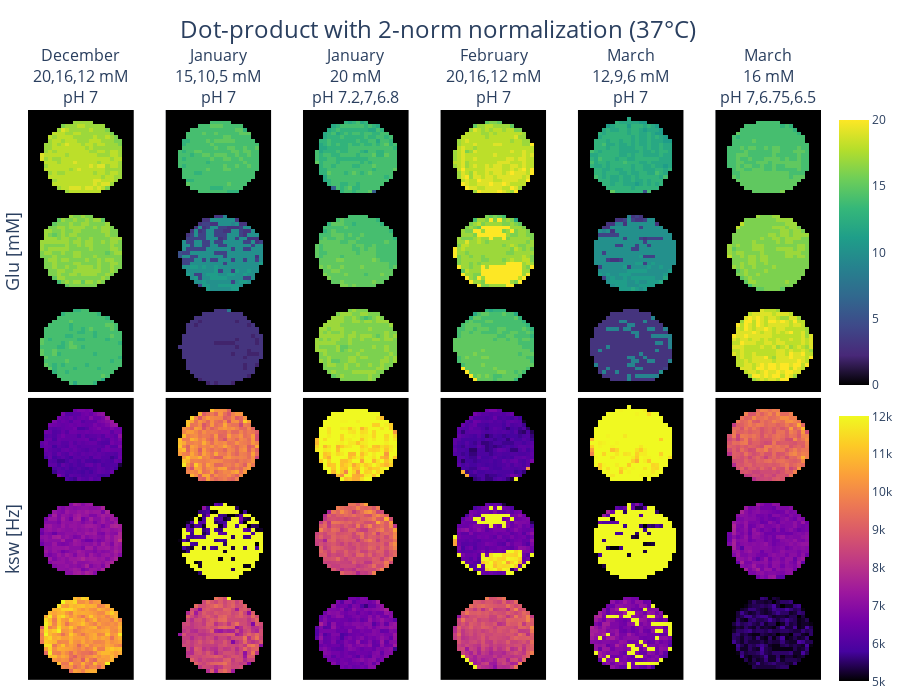

Notebook source saved alongside this figure:
### Code cell
import plotly
import plotly.graph_objs as go
from plotly.subplots import make_subplots
import plotly.io as pio
from my_funcs.new_plot_functions import vial_locator
import matplotlib.pyplot as plt

# Create custom Viridis colormap with black for 0 values
custom_viridis = np.array(plotly.colors.sequential.Viridis)
custom_viridis[0] = '#000000'  # Set black for 0 values

# Create custom Plasma colormap with black for 0 values
custom_plasma = np.array(plotly.colors.sequential.Plasma)
custom_plasma[0] = '#000000'  # Set black for 0 values

# Create custom Plasma colormap with black for 0 values
custom_plotly3 = np.array(plotly.colors.sequential.Plotly3)
custom_plotly3[0] = '#000000'  # Set black for 0 values

# Create subplots with 1 row and 3 columns, increased horizontal spacing
fig = make_subplots(rows=2, cols=6, horizontal_spacing=0.04, vertical_spacing=0.01,
                    subplot_titles=(
                    'December<br>20,16,12 mM<br>pH 7',
                    'January<br>15,10,5 mM<br>pH 7',
                    'January<br>20 mM<br>pH 7.2,7,6.8',
                    'February<br>20,16,12 mM<br>pH 7',
                    'March<br>12,9,6 mM<br>pH 7',
                    'March<br>16 mM<br>pH 7,6.75,6.5'))
fp_prtcl_name = '107a'

for subject_i, subject_dict in enumerate(subject_dicts):
    s = 26
    fs_flat = np.zeros([3*s, s])
    ksw_flat = np.zeros([3*s, s])
    phantom_choice = subject_i+1
    print(f'################################# start of subject {phantom_choice} #################################')
    glu_phantom_fn = os.path.join(general_fn, 'scans', subject_dict['scan_name'],
                              subject_dict['sub_name'])

    # mask
    _, _, bruker_dataset_mask = bruker_dataset_creator(glu_phantom_fn, txt_file_name, '107a')  # always takes mask from 107a
    vial_rois, full_mask, bg_mask = mask_roi_finder(bruker_dataset_mask)
    
    subject_dict['vial_rois'] = vial_rois
    subject_dict['full_mask'] = full_mask
    subject_dict['bg_mask'] = bg_mask
    subject_dict['dict_ranges'] = dict_ranges
    
    # plot
    full_mask = subject_dict['full_mask']
    vial_rois = subject_dict['vial_rois']
    tag = subject_dict['tags']
    tag_x_loc = subject_dict['tag_x_locs']
    tag_y_loc = subject_dict['tag_y_locs']
    date = subject_dict['month']
    save_name = subject_dict['save_name']
    temp = subject_dict['temp']
    conc_l = subject_dict['concs']
    ph_l = subject_dict['phs']
    f_lims = subject_dict['dict_ranges']['fs_0']
    k_lims = subject_dict['dict_ranges']['ksw_0']
    tag_id = [tag.index('a'), tag.index('b'), tag.index('c')]

    roi_masks, vial_loc = vial_locator(full_mask, vial_rois)
    
    quant_maps_fn = os.path.join('images', save_name, f'subject_{phantom_choice}', 'quant_maps.mat')
    quant_maps = sio.loadmat(quant_maps_fn)
    fs_array = quant_maps['fs'] * 110e3 / 3
    ksw_array = quant_maps['ksw']
    
    # Loop over masks
    for n, tag_i in enumerate(tag_id):
        mask = roi_masks[tag_i]
        # Calculate placement
        x_loc = int(np.round(vial_loc[tag_i, 1]))
        y_loc = int(np.round(vial_loc[tag_i, 0]))        
        masked_fs = fs_array*mask
        masked_ksw = ksw_array*mask
        
        fs_flat[s*n:s*(n+1), 0:s] = masked_fs[int(y_loc-(s/2)):int(y_loc+(s/2)), int(x_loc-(s/2)):int(x_loc+(s/2))]
        ksw_flat[s*n:s*(n+1), 0:s] = masked_ksw[int(y_loc-(s/2)):int(y_loc+(s/2)), int(x_loc-(s/2)):int(x_loc+(s/2))]
        
    # Add heatmaps for the three arrays
    heatmap_fs = go.Heatmap(z=fs_flat, colorscale=custom_viridis, coloraxis='coloraxis1')
    heatmap_ksw = go.Heatmap(z=ksw_flat, colorscale=custom_plasma, coloraxis='coloraxis2')
    fig.add_trace(heatmap_fs, row=1, col=phantom_choice)
    fig.add_trace(heatmap_ksw, row=2, col=phantom_choice)
    
    # Add individual titles and separate colorbars
    fig.update_xaxes(row=1, col=phantom_choice, showgrid=False, showticklabels=False)
    fig.update_xaxes(row=2, col=phantom_choice, showgrid=False, showticklabels=False)
    fig.update_yaxes(row=1, col=phantom_choice, showgrid=False, showticklabels=False, autorange='reversed')
    fig.update_yaxes(row=2, col=phantom_choice, showgrid=False, showticklabels=False, autorange='reversed')

fig.update_layout(
    template='plotly_white',  # Set the theme to plotly dark
    title_text=f"Dot-product with 2-norm normalization (37°C)",
    title_font=dict(size=24),
    showlegend=False,  # Hide legend
    height=700,
    width=900,  # Set a width based on your preference
    margin=dict(l=10, r=0, t=110, b=20),  # Adjust top and bottom margins
    title=dict(x=0.2, y=0.97),  # Adjust the title position
)

fig.update_yaxes(title_text="Glu [mM]", title_font=dict(size=18), row=1, col=1)
fig.update_yaxes(title_text="ksw [Hz]", title_font=dict(size=18), row=2, col=1)

# Manually add separate colorbars
f_const = 3 / 110000
colorbar_fs = {'colorscale': custom_viridis, 'cmin': 0, 'cmax': 20}
colorbar_ksw = {'colorscale': custom_plasma, 'cmin': k_lims[0], 'cmax': k_lims[1]}

fig.update_layout(
    coloraxis1=colorbar_fs,
    coloraxis2=colorbar_ksw,
    coloraxis_colorbar=dict(x=1.01, y=0.75, len=0.5),
    coloraxis2_colorbar=dict(x=1.01, y=0.23, len=0.5)
    )

# Show the plot
fig.show()

pio.write_image(fig, f'images/{save_name}/summary.jpeg')

### Figure 1 — Plotly figure (JSON) as saved in the notebook; plotly's stock layout.template omitted (floating-point values rounded to 4 significant figures; data arrays with more than 128 entries replaced by an {"elided": "..."} marker saying what was removed)
{"data": [{"coloraxis": "coloraxis", "colorscale": [[0.0, "#000000"], [0.1111, "#482878"], [0.2222, "#3e4989"], [0.3333, "#31688e"], [0.4444, "#26828e"], [0.5556, "#1f9e89"], [0.6667, "#35b779"], [0.7778, "#6ece58"], [0.8889, "#b5de2b"], [1.0, "#fde725"]], "type": "heatmap", "xaxis": "x", "yaxis": "y", "z": {"elided": "78x26 float values"}}, {"coloraxis": "coloraxis2", "colorscale": [[0.0, "#000000"], [0.1111, "#46039f"], [0.2222, "#7201a8"], [0.3333, "#9c179e"], [0.4444, "#bd3786"], [0.5556, "#d8576b"], [0.6667, "#ed7953"], [0.7778, "#fb9f3a"], [0.8889, "#fdca26"], [1.0, "#f0f921"]], "type": "heatmap", "xaxis": "x7", "yaxis": "y7", "z": {"elided": "78x26 float values"}}, {"coloraxis": "coloraxis", "colorscale": [[0.0, "#000000"], [0.1111, "#482878"], [0.2222, "#3e4989"], [0.3333, "#31688e"], [0.4444, "#26828e"], [0.5556, "#1f9e89"], [0.6667, "#35b779"], [0.7778, "#6ece58"], [0.8889, "#b5de2b"], [1.0, "#fde725"]], "type": "heatmap", "xaxis": "x2", "yaxis": "y2", "z": {"elided": "78x26 float values"}}, {"coloraxis": "coloraxis2", "colorscale": [[0.0, "#000000"], [0.1111, "#46039f"], [0.2222, "#7201a8"], [0.3333, "#9c179e"], [0.4444, "#bd3786"], [0.5556, "#d8576b"], [0.6667, "#ed7953"], [0.7778, "#fb9f3a"], [0.8889, "#fdca26"], [1.0, "#f0f921"]], "type": "heatmap", "xaxis": "x8", "yaxis": "y8", "z": {"elided": "78x26 float values"}}, {"coloraxis": "coloraxis", "colorscale": [[0.0, "#000000"], [0.1111, "#482878"], [0.2222, "#3e4989"], [0.3333, "#31688e"], [0.4444, "#26828e"], [0.5556, "#1f9e89"], [0.6667, "#35b779"], [0.7778, "#6ece58"], [0.8889, "#b5de2b"], [1.0, "#fde725"]], "type": "heatmap", "xaxis": "x3", "yaxis": "y3", "z": {"elided": "78x26 float values"}}, {"coloraxis": "coloraxis2", "colorscale": [[0.0, "#000000"], [0.1111, "#46039f"], [0.2222, "#7201a8"], [0.3333, "#9c179e"], [0.4444, "#bd3786"], [0.5556, "#d8576b"], [0.6667, "#ed7953"], [0.7778, "#fb9f3a"], [0.8889, "#fdca26"], [1.0, "#f0f921"]], "type": "heatmap", "xaxis": "x9", "yaxis": "y9", "z": {"elided": "78x26 float values"}}, {"coloraxis": "coloraxis", "colorscale": [[0.0, "#000000"], [0.1111, "#482878"], [0.2222, "#3e4989"], [0.3333, "#31688e"], [0.4444, "#26828e"], [0.5556, "#1f9e89"], [0.6667, "#35b779"], [0.7778, "#6ece58"], [0.8889, "#b5de2b"], [1.0, "#fde725"]], "type": "heatmap", "xaxis": "x4", "yaxis": "y4", "z": {"elided": "78x26 float values"}}, {"coloraxis": "coloraxis2", "colorscale": [[0.0, "#000000"], [0.1111, "#46039f"], [0.2222, "#7201a8"], [0.3333, "#9c179e"], [0.4444, "#bd3786"], [0.5556, "#d8576b"], [0.6667, "#ed7953"], [0.7778, "#fb9f3a"], [0.8889, "#fdca26"], [1.0, "#f0f921"]], "type": "heatmap", "xaxis": "x10", "yaxis": "y10", "z": {"elided": "78x26 float values"}}, {"coloraxis": "coloraxis", "colorscale": [[0.0, "#000000"], [0.1111, "#482878"], [0.2222, "#3e4989"], [0.3333, "#31688e"], [0.4444, "#26828e"], [0.5556, "#1f9e89"], [0.6667, "#35b779"], [0.7778, "#6ece58"], [0.8889, "#b5de2b"], [1.0, "#fde725"]], "type": "heatmap", "xaxis": "x5", "yaxis": "y5", "z": {"elided": "78x26 float values"}}, {"coloraxis": "coloraxis2", "colorscale": [[0.0, "#000000"], [0.1111, "#46039f"], [0.2222, "#7201a8"], [0.3333, "#9c179e"], [0.4444, "#bd3786"], [0.5556, "#d8576b"], [0.6667, "#ed7953"], [0.7778, "#fb9f3a"], [0.8889, "#fdca26"], [1.0, "#f0f921"]], "type": "heatmap", "xaxis": "x11", "yaxis": "y11", "z": {"elided": "78x26 float values"}}, {"coloraxis": "coloraxis", "colorscale": [[0.0, "#000000"], [0.1111, "#482878"], [0.2222, "#3e4989"], [0.3333, "#31688e"], [0.4444, "#26828e"], [0.5556, "#1f9e89"], [0.6667, "#35b779"], [0.7778, "#6ece58"], [0.8889, "#b5de2b"], [1.0, "#fde725"]], "type": "heatmap", "xaxis": "x6", "yaxis": "y6", "z": {"elided": "78x26 float values"}}, {"coloraxis": "coloraxis2", "colorscale": [[0.0, "#000000"], [0.1111, "#46039f"], [0.2222, "#7201a8"], [0.3333, "#9c179e"], [0.4444, "#bd3786"], [0.5556, "#d8576b"], [0.6667, "#ed7953"], [0.7778, "#fb9f3a"], [0.8889, "#fdca26"], [1.0, "#f0f921"]], "type": "heatmap", "xaxis": "x12", "yaxis": "y12", "z": {"elided": "78x26 float values"}}], "layout": {"annotations": [{"font": {"size": 16}, "showarrow": false, "text": "December<br>20,16,12 mM<br>pH 7", "x": 0.06667, "xanchor": "center", "xref": "paper", "y": 1.0, "yanchor": "bottom", "yref": "paper"}, {"font": {"size": 16}, "showarrow": false, "text": "January<br>15,10,5 mM<br>pH 7", "x": 0.24, "xanchor": "center", "xref": "paper", "y": 1.0, "yanchor": "bottom", "yref": "paper"}, {"font": {"size": 16}, "showarrow": false, "text": "January<br>20 mM<br>pH 7.2,7,6.8", "x": 0.4133, "xanchor": "center", "xref": "paper", "y": 1.0, "yanchor": "bottom", "yref": "paper"}, {"font": {"size": 16}, "showarrow": false, "text": "February<br>20,16,12 mM<br>pH 7", "x": 0.5867, "xanchor": "center", "xref": "paper", "y": 1.0, "yanchor": "bottom", "yref": "paper"}, {"font": {"size": 16}, "showarrow": false, "text": "March<br>12,9,6 mM<br>pH 7", "x": 0.76, "xanchor": "center", "xref": "paper", "y": 1.0, "yanchor": "bottom", "yref": "paper"}, {"font": {"size": 16}, "showarrow": false, "text": "March<br>16 mM<br>pH 7,6.75,6.5", "x": 0.9333, "xanchor": "center", "xref": "paper", "y": 1.0, "yanchor": "bottom", "yref": "paper"}], "coloraxis": {"cmax": 20, "cmin": 0, "colorbar": {"len": 0.5, "x": 1.01, "y": 0.75}, "colorscale": [[0.0, "#000000"], [0.1111, "#482878"], [0.2222, "#3e4989"], [0.3333, "#31688e"], [0.4444, "#26828e"], [0.5556, "#1f9e89"], [0.6667, "#35b779"], [0.7778, "#6ece58"], [0.8889, "#b5de2b"], [1.0, "#fde725"]]}, "coloraxis2": {"cmax": 12000, "cmin": 5000, "colorbar": {"len": 0.5, "x": 1.01, "y": 0.23}, "colorscale": [[0.0, "#000000"], [0.1111, "#46039f"], [0.2222, "#7201a8"], [0.3333, "#9c179e"], [0.4444, "#bd3786"], [0.5556, "#d8576b"], [0.6667, "#ed7953"], [0.7778, "#fb9f3a"], [0.8889, "#fdca26"], [1.0, "#f0f921"]]}, "height": 700, "margin": {"b": 20, "l": 10, "r": 0, "t": 110}, "showlegend": false, "title": {"font": {"size": 24}, "text": "Dot-product with 2-norm normalization (37°C)", "x": 0.2, "y": 0.97}, "width": 900, "xaxis": {"anchor": "y", "domain": [0.0, 0.1333], "showgrid": false, "showticklabels": false}, "xaxis10": {"anchor": "y10", "domain": [0.52, 0.6533], "showgrid": false, "showticklabels": false}, "xaxis11": {"anchor": "y11", "domain": [0.6933, 0.8267], "showgrid": false, "showticklabels": false}, "xaxis12": {"anchor": "y12", "domain": [0.8667, 1.0], "showgrid": false, "showticklabels": false}, "xaxis2": {"anchor": "y2", "domain": [0.1733, 0.3067], "showgrid": false, "showticklabels": false}, "xaxis3": {"anchor": "y3", "domain": [0.3467, 0.48], "showgrid": false, "showticklabels": false}, "xaxis4": {"anchor": "y4", "domain": [0.52, 0.6533], "showgrid": false, "showticklabels": false}, "xaxis5": {"anchor": "y5", "domain": [0.6933, 0.8267], "showgrid": false, "showticklabels": false}, "xaxis6": {"anchor": "y6", "domain": [0.8667, 1.0], "showgrid": false, "showticklabels": false}, "xaxis7": {"anchor": "y7", "domain": [0.0, 0.1333], "showgrid": false, "showticklabels": false}, "xaxis8": {"anchor": "y8", "domain": [0.1733, 0.3067], "showgrid": false, "showticklabels": false}, "xaxis9": {"anchor": "y9", "domain": [0.3467, 0.48], "showgrid": false, "showticklabels": false}, "yaxis": {"anchor": "x", "autorange": "reversed", "domain": [0.505, 1.0], "showgrid": false, "showticklabels": false, "title": {"font": {"size": 18}, "text": "Glu [mM]"}}, "yaxis10": {"anchor": "x10", "autorange": "reversed", "domain": [0.0, 0.495], "showgrid": false, "showticklabels": false}, "yaxis11": {"anchor": "x11", "autorange": "reversed", "domain": [0.0, 0.495], "showgrid": false, "showticklabels": false}, "yaxis12": {"anchor": "x12", "autorange": "reversed", "domain": [0.0, 0.495], "showgrid": false, "showticklabels": false}, "yaxis2": {"anchor": "x2", "autorange": "reversed", "domain": [0.505, 1.0], "showgrid": false, "showticklabels": false}, "yaxis3": {"anchor": "x3", "autorange": "reversed", "domain": [0.505, 1.0], "showgrid": false, "showticklabels": false}, "yaxis4": {"anchor": "x4", "autorange": "reversed", "domain": [0.505, 1.0], "showgrid": false, "showticklabels": false}, "yaxis5": {"anchor": "x5", "autorange": "reversed", "domain": [0.505, 1.0], "showgrid": false, "showticklabels": false}, "yaxis6": {"anchor": "x6", "autorange": "reversed", "domain": [0.505, 1.0], "showgrid": false, "showticklabels": false}, "yaxis7": {"anchor": "x7", "autorange": "reversed", "domain": [0.0, 0.495], "showgrid": false, "showticklabels": false, "title": {"font": {"size": 18}, "text": "ksw [Hz]"}}, "yaxis8": {"anchor": "x8", "autorange": "reversed", "domain": [0.0, 0.495], "showgrid": false, "showticklabels": false}, "yaxis9": {"anchor": "x9", "autorange": "reversed", "domain": [0.0, 0.495], "showgrid": false, "showticklabels": false}}}
